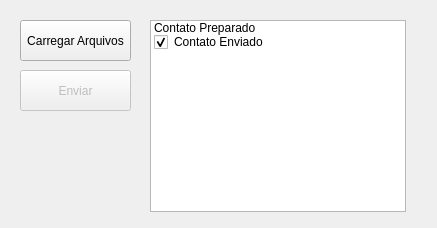
<?xml version="1.0" encoding="UTF-8"?>
<ui version="4.0">
 <class>BotWhatsApp</class>
 <widget class="QDialog" name="BotWhatsApp">
  <property name="geometry">
   <rect>
    <x>0</x>
    <y>0</y>
    <width>437</width>
    <height>228</height>
   </rect>
  </property>
  <property name="windowTitle">
   <string>Dialog</string>
  </property>
  <widget class="QStackedWidget" name="Telas">
   <property name="geometry">
    <rect>
     <x>10</x>
     <y>10</y>
     <width>421</width>
     <height>231</height>
    </rect>
   </property>
   <property name="currentIndex">
    <number>1</number>
   </property>
   <widget class="QWidget" name="tela1_iniciar">
    <widget class="QPushButton" name="tela1_bt_iniciar">
     <property name="geometry">
      <rect>
       <x>160</x>
       <y>90</y>
       <width>91</width>
       <height>31</height>
      </rect>
     </property>
     <property name="text">
      <string>Iniciar</string>
     </property>
    </widget>
   </widget>
   <widget class="QWidget" name="tela2_dados">
    <widget class="QPushButton" name="tela2_bt_carregar_arquivo">
     <property name="geometry">
      <rect>
       <x>10</x>
       <y>10</y>
       <width>111</width>
       <height>41</height>
      </rect>
     </property>
     <property name="text">
      <string>Carregar Arquivos</string>
     </property>
    </widget>
    <widget class="QPushButton" name="tela2_bt_carregar_arquivo_2">
     <property name="enabled">
      <bool>false</bool>
     </property>
     <property name="geometry">
      <rect>
       <x>10</x>
       <y>60</y>
       <width>111</width>
       <height>41</height>
      </rect>
     </property>
     <property name="text">
      <string>Enviar</string>
     </property>
    </widget>
    <widget class="QListWidget" name="tela2_lista">
     <property name="geometry">
      <rect>
       <x>140</x>
       <y>10</y>
       <width>256</width>
       <height>192</height>
      </rect>
     </property>
     <item>
      <property name="text">
       <string>Contato Preparado</string>
      </property>
      <property name="font">
       <font>
        <weight>50</weight>
        <italic>false</italic>
        <bold>false</bold>
        <underline>false</underline>
        <strikeout>false</strikeout>
       </font>
      </property>
      <property name="checkState">
       <enum>Unchecked</enum>
      </property>
     </item>
     <item>
      <property name="text">
       <string>Contato Enviado</string>
      </property>
      <property name="checkState">
       <enum>Checked</enum>
      </property>
     </item>
    </widget>
   </widget>
  </widget>
 </widget>
 <resources/>
 <connections/>
</ui>
